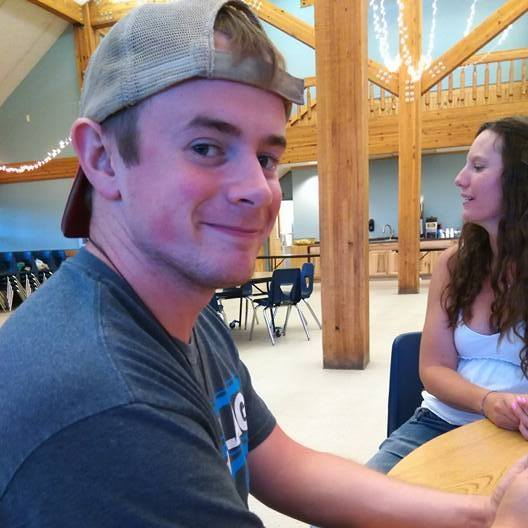
#> input picture Assignment_1/prof pic.jpg, 528 x 528 px
$ python PIXELWISECOLOR.py
#> lines starting #> are read from the running program, lines starting #| are printed output that depends on the picture
#!/usr/bin/env python3
# -*- coding: utf-8 -*-
"""
Created on Sat Aug 22 12:08:39 2020

"""
# https://note.nkmk.me/en/python-opencv-bgr-rgb-cvtcolor/#:~:text=When%20the%20image%20file%20is,to%20convert%20BGR%20and%20RGB.

import numpy as np
import cv2
import math
import random
from matplotlib import pyplot as plt

# from google.colab.patches import cv2_imshow

# test image 1
im = cv2.imread('prof pic.jpg')
#> im is the input picture: shape (528, 528, 3); mean B, G, R 125.2, 123.5, 136.6
# im_rgb = cv2.cvtColor(im, cv2.COLOR_BGR2RGB)
img = cv2.cvtColor(im, cv2.COLOR_BGR2GRAY)
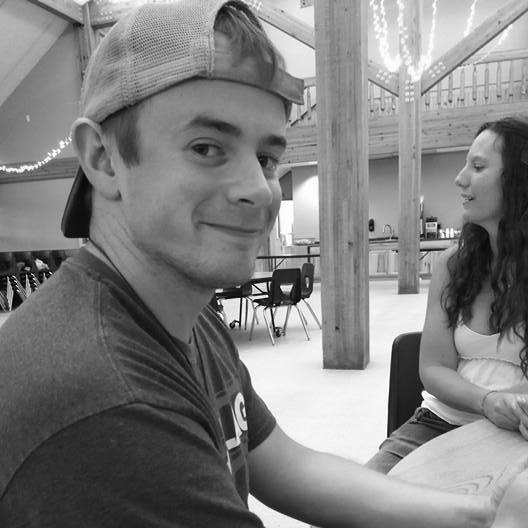
#> img: shape (528, 528); min 0, max 255, mean 127.6
length, width = img.shape
#> length = 528; width = 528
radius = 0.45 * min(length, width)
#> radius = 237.6
for i in range(length):  # this is the row
    for j in range(width):  # this is the column
        if math.sqrt((i - length / 2) ** 2 + (j - width / 2) ** 2) > radius:
            img[i, j] = 0
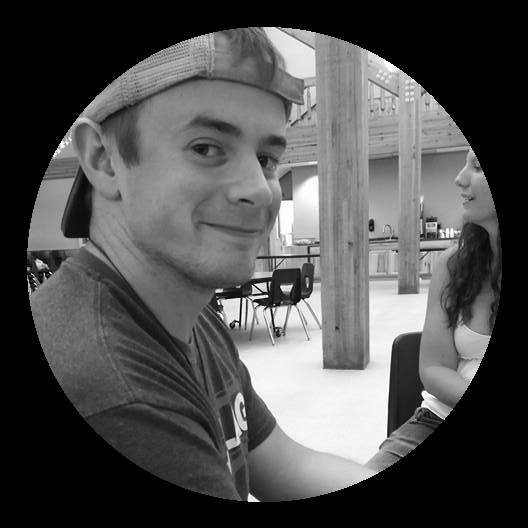
#> img: shape (528, 528); min 0, max 255, mean 80.3
plt.figure()
plt.imshow(img, cmap='gray', vmin=0, vmax=255)

# what will happen if I don't change back to BGR and show it?
# windowname = 'image'
# cv2.imshow(windowname,imrgb) #this should work but not in Colab
# cv2.waitKey()
# cv2.destroyAllWindows()
